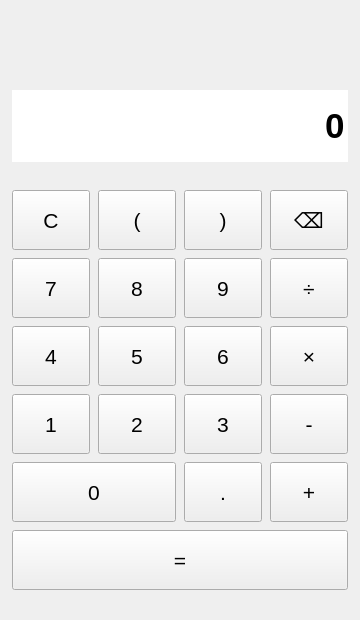
<?xml version="1.0" encoding="UTF-8"?>
<ui version="4.0">
 <class>Calculator</class>
 <widget class="QWidget" name="Calculator">
  <property name="geometry">
   <rect>
    <x>0</x>
    <y>0</y>
    <width>360</width>
    <height>620</height>
   </rect>
  </property>
  <property name="windowTitle">
   <string>计算器</string>
  </property>
  <layout class="QVBoxLayout" name="mainLayout">
   <property name="spacing">
    <number>10</number>
   </property>
   <property name="leftMargin">
    <number>12</number>
   </property>
   <property name="topMargin">
    <number>12</number>
   </property>
   <property name="rightMargin">
    <number>12</number>
   </property>
   <property name="bottomMargin">
    <number>12</number>
   </property>
   <item>
    <widget class="QLineEdit" name="exprDisplay">
     <property name="minimumSize">
      <size>
       <width>0</width>
       <height>32</height>
      </size>
     </property>
     <property name="font">
      <font>
       <pointsize>12</pointsize>
      </font>
     </property>
     <property name="styleSheet">
      <string notr="true">border: none; background: transparent;</string>
     </property>
     <property name="alignment">
      <set>Qt::AlignRight|Qt::AlignTrailing|Qt::AlignVCenter</set>
     </property>
     <property name="readOnly">
      <bool>true</bool>
     </property>
     <property name="frame">
      <bool>false</bool>
     </property>
    </widget>
   </item>
   <item>
    <widget class="QLineEdit" name="display">
     <property name="minimumSize">
      <size>
       <width>0</width>
       <height>72</height>
      </size>
     </property>
     <property name="font">
      <font>
       <pointsize>26</pointsize>
       <bold>true</bold>
      </font>
     </property>
     <property name="text">
      <string>0</string>
     </property>
     <property name="alignment">
      <set>Qt::AlignRight|Qt::AlignTrailing|Qt::AlignVCenter</set>
     </property>
     <property name="readOnly">
      <bool>true</bool>
     </property>
     <property name="frame">
      <bool>false</bool>
     </property>
    </widget>
   </item>
   <item>
    <layout class="QGridLayout" name="gridLayout">
     <property name="spacing">
      <number>8</number>
     </property>
     <item row="0" column="0">
      <widget class="QPushButton" name="btnClear">
       <property name="minimumSize">
        <size>
         <width>72</width>
         <height>60</height>
        </size>
       </property>
       <property name="font">
        <font>
         <pointsize>16</pointsize>
        </font>
       </property>
       <property name="text">
        <string>C</string>
       </property>
      </widget>
     </item>
     <item row="0" column="1">
      <widget class="QPushButton" name="btnLParen">
       <property name="minimumSize">
        <size>
         <width>72</width>
         <height>60</height>
        </size>
       </property>
       <property name="font">
        <font>
         <pointsize>16</pointsize>
        </font>
       </property>
       <property name="text">
        <string>(</string>
       </property>
      </widget>
     </item>
     <item row="0" column="2">
      <widget class="QPushButton" name="btnRParen">
       <property name="minimumSize">
        <size>
         <width>72</width>
         <height>60</height>
        </size>
       </property>
       <property name="font">
        <font>
         <pointsize>16</pointsize>
        </font>
       </property>
       <property name="text">
        <string>)</string>
       </property>
      </widget>
     </item>
     <item row="0" column="3">
      <widget class="QPushButton" name="btnBackspace">
       <property name="minimumSize">
        <size>
         <width>72</width>
         <height>60</height>
        </size>
       </property>
       <property name="font">
        <font>
         <pointsize>16</pointsize>
        </font>
       </property>
       <property name="text">
        <string>⌫</string>
       </property>
      </widget>
     </item>
     <item row="1" column="0">
      <widget class="QPushButton" name="btn7">
       <property name="minimumSize">
        <size>
         <width>72</width>
         <height>60</height>
        </size>
       </property>
       <property name="font">
        <font>
         <pointsize>16</pointsize>
        </font>
       </property>
       <property name="text">
        <string>7</string>
       </property>
      </widget>
     </item>
     <item row="1" column="1">
      <widget class="QPushButton" name="btn8">
       <property name="minimumSize">
        <size>
         <width>72</width>
         <height>60</height>
        </size>
       </property>
       <property name="font">
        <font>
         <pointsize>16</pointsize>
        </font>
       </property>
       <property name="text">
        <string>8</string>
       </property>
      </widget>
     </item>
     <item row="1" column="2">
      <widget class="QPushButton" name="btn9">
       <property name="minimumSize">
        <size>
         <width>72</width>
         <height>60</height>
        </size>
       </property>
       <property name="font">
        <font>
         <pointsize>16</pointsize>
        </font>
       </property>
       <property name="text">
        <string>9</string>
       </property>
      </widget>
     </item>
     <item row="1" column="3">
      <widget class="QPushButton" name="btnDiv">
       <property name="minimumSize">
        <size>
         <width>72</width>
         <height>60</height>
        </size>
       </property>
       <property name="font">
        <font>
         <pointsize>16</pointsize>
        </font>
       </property>
       <property name="text">
        <string>÷</string>
       </property>
      </widget>
     </item>
     <item row="2" column="0">
      <widget class="QPushButton" name="btn4">
       <property name="minimumSize">
        <size>
         <width>72</width>
         <height>60</height>
        </size>
       </property>
       <property name="font">
        <font>
         <pointsize>16</pointsize>
        </font>
       </property>
       <property name="text">
        <string>4</string>
       </property>
      </widget>
     </item>
     <item row="2" column="1">
      <widget class="QPushButton" name="btn5">
       <property name="minimumSize">
        <size>
         <width>72</width>
         <height>60</height>
        </size>
       </property>
       <property name="font">
        <font>
         <pointsize>16</pointsize>
        </font>
       </property>
       <property name="text">
        <string>5</string>
       </property>
      </widget>
     </item>
     <item row="2" column="2">
      <widget class="QPushButton" name="btn6">
       <property name="minimumSize">
        <size>
         <width>72</width>
         <height>60</height>
        </size>
       </property>
       <property name="font">
        <font>
         <pointsize>16</pointsize>
        </font>
       </property>
       <property name="text">
        <string>6</string>
       </property>
      </widget>
     </item>
     <item row="2" column="3">
      <widget class="QPushButton" name="btnMul">
       <property name="minimumSize">
        <size>
         <width>72</width>
         <height>60</height>
        </size>
       </property>
       <property name="font">
        <font>
         <pointsize>16</pointsize>
        </font>
       </property>
       <property name="text">
        <string>×</string>
       </property>
      </widget>
     </item>
     <item row="3" column="0">
      <widget class="QPushButton" name="btn1">
       <property name="minimumSize">
        <size>
         <width>72</width>
         <height>60</height>
        </size>
       </property>
       <property name="font">
        <font>
         <pointsize>16</pointsize>
        </font>
       </property>
       <property name="text">
        <string>1</string>
       </property>
      </widget>
     </item>
     <item row="3" column="1">
      <widget class="QPushButton" name="btn2">
       <property name="minimumSize">
        <size>
         <width>72</width>
         <height>60</height>
        </size>
       </property>
       <property name="font">
        <font>
         <pointsize>16</pointsize>
        </font>
       </property>
       <property name="text">
        <string>2</string>
       </property>
      </widget>
     </item>
     <item row="3" column="2">
      <widget class="QPushButton" name="btn3">
       <property name="minimumSize">
        <size>
         <width>72</width>
         <height>60</height>
        </size>
       </property>
       <property name="font">
        <font>
         <pointsize>16</pointsize>
        </font>
       </property>
       <property name="text">
        <string>3</string>
       </property>
      </widget>
     </item>
     <item row="3" column="3">
      <widget class="QPushButton" name="btnSub">
       <property name="minimumSize">
        <size>
         <width>72</width>
         <height>60</height>
        </size>
       </property>
       <property name="font">
        <font>
         <pointsize>16</pointsize>
        </font>
       </property>
       <property name="text">
        <string>-</string>
       </property>
      </widget>
     </item>
     <item row="4" column="0" colspan="2">
      <widget class="QPushButton" name="btn0">
       <property name="minimumSize">
        <size>
         <width>72</width>
         <height>60</height>
        </size>
       </property>
       <property name="font">
        <font>
         <pointsize>16</pointsize>
        </font>
       </property>
       <property name="text">
        <string>0</string>
       </property>
      </widget>
     </item>
     <item row="4" column="2">
      <widget class="QPushButton" name="btnPoint">
       <property name="minimumSize">
        <size>
         <width>72</width>
         <height>60</height>
        </size>
       </property>
       <property name="font">
        <font>
         <pointsize>16</pointsize>
        </font>
       </property>
       <property name="text">
        <string>.</string>
       </property>
      </widget>
     </item>
     <item row="4" column="3">
      <widget class="QPushButton" name="btnAdd">
       <property name="minimumSize">
        <size>
         <width>72</width>
         <height>60</height>
        </size>
       </property>
       <property name="font">
        <font>
         <pointsize>16</pointsize>
        </font>
       </property>
       <property name="text">
        <string>+</string>
       </property>
      </widget>
     </item>
     <item row="5" column="0" colspan="4">
      <widget class="QPushButton" name="btnEqual">
       <property name="minimumSize">
        <size>
         <width>72</width>
         <height>60</height>
        </size>
       </property>
       <property name="font">
        <font>
         <pointsize>16</pointsize>
        </font>
       </property>
       <property name="text">
        <string>=</string>
       </property>
      </widget>
     </item>
    </layout>
   </item>
  </layout>
 </widget>
 <resources/>
 <connections/>
</ui>
